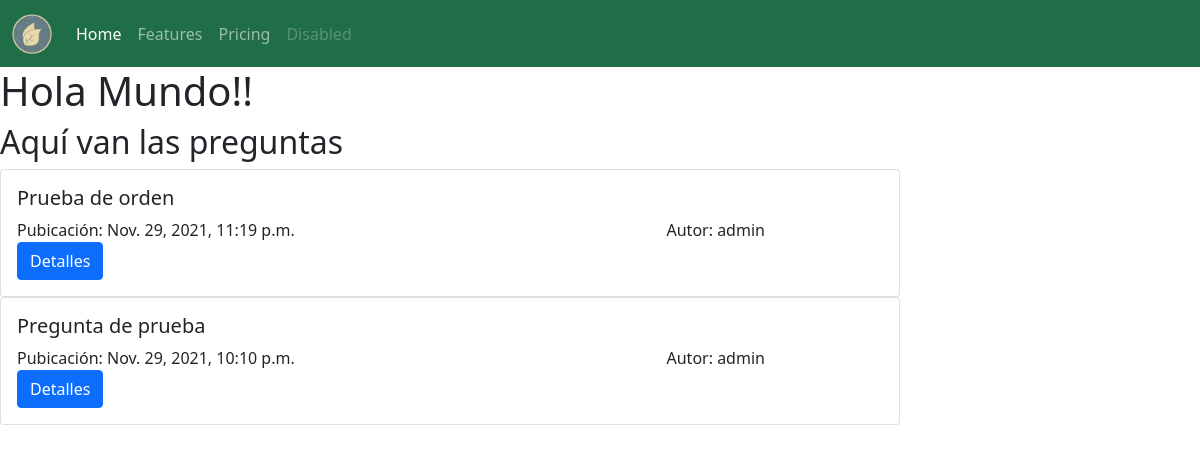
Before: / with the older database file.
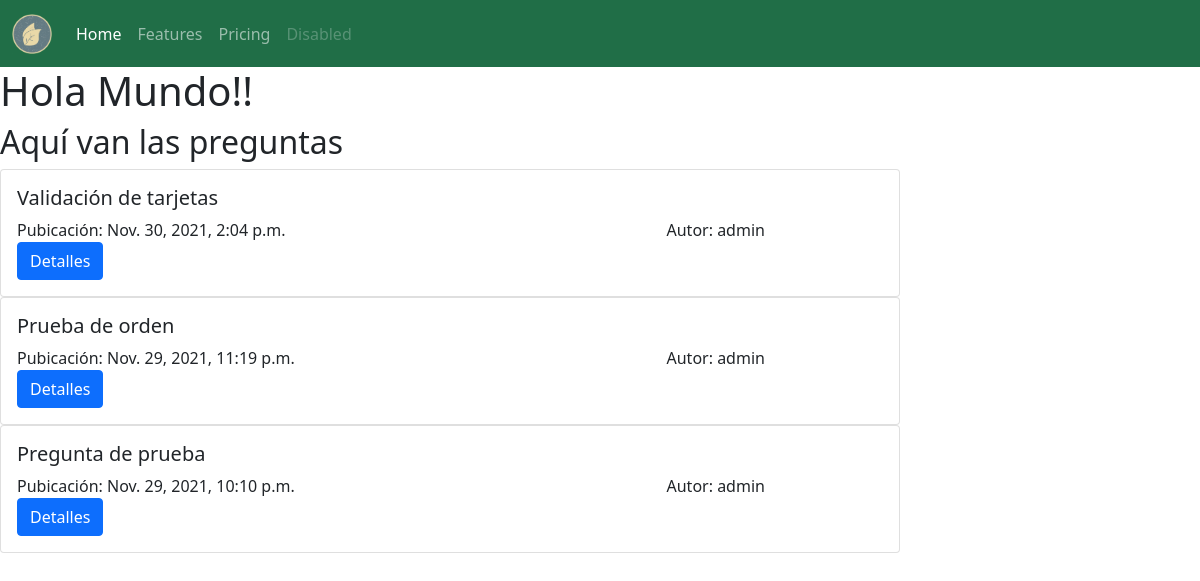
After: the same page with the newer database file.
### q_and_a/models.py (models this page shows, shortened)
class Pregunta(models.Model):
    titulo = models.CharField(max_length=200)
    detalle = models.TextField()
    fecha_publicacion = models.DateTimeField()
    autor = models.ForeignKey(User, on_delete=models.CASCADE)
    class Meta:
        ordering = ['-fecha_publicacion']

### q_and_a/views.py (the view)
# urls.py: path('', views.ListaPreguntas.as_view(), name='home'),
class ListaPreguntas(generic.ListView):
    queryset = Pregunta.objects.order_by('-fecha_publicacion')
    template_name = 'index.html'

### templates/index.html
{% extends "base.html" %}
{% block content %}
    <h2>Aquí van las preguntas </h2>
    {% for pregunta in pregunta_list %}
    <div class="card w-75">
        <div class="card-body">
            <h5 class="card-title">{{ pregunta.titulo }}</h5>
            <p class="card-text">
                <span style="float: left; width: 75%;">
                    Pubicación: {{ pregunta.fecha_publicacion }}
                </span>
                <span style="float: left; width: 25%;">
                    Autor: {{ pregunta.autor }}
                </span>
            </p>
            <a href="#" class="btn btn-primary">Detalles</a>
        </div>
    </div>
    {% endfor %}
{% endblock content %}

### templates/base.html (shortened to what this page needs)
<!DOCTYPE html>
<html lang="es">
    <head>
        <link href="https://cdn.jsdelivr.net/npm/bootstrap@5.1.3/dist/css/bootstrap.min.css" rel="stylesheet">
    </head>
    <body>
        <nav class="navbar navbar-expand-lg navbar-dark"
        style="background-color: #206E47;">
            <div class="container-fluid">
                <a class="navbar-brand" href="{% url 'preguntas:home' %}">
                    {% load static %}
                    <img src="{% static 'logo.png' %}" alt="" width="40" height="40" class="d-inline-block align-text-top">
                </a>
                <div class="collapse navbar-collapse" id="navbarNav">
                    <ul class="navbar-nav">
                        <li class="nav-item">
                          <a class="nav-link active" aria-current="page" href="#">Home</a>
                        </li>
                        <li class="nav-item">
                          <a class="nav-link" href="#">Features</a>
                        </li>
                        <li class="nav-item">
                          <a class="nav-link" href="#">Pricing</a>
                        </li>
                        <li class="nav-item">
                          <a class="nav-link disabled">Disabled</a>
                        </li>
                    </ul>
                </div>
            </div>
        </nav>
        <h1>Hola Mundo!!</h1>
        {% block content %}{% endblock content %}
    </body>
</html>

Changed rows visible on the page:
added Pregunta: titulo "Validación de tarjetas", fecha_publicacion "Nov. 30, 2021, 2:04 p.m.", autor "admin"
